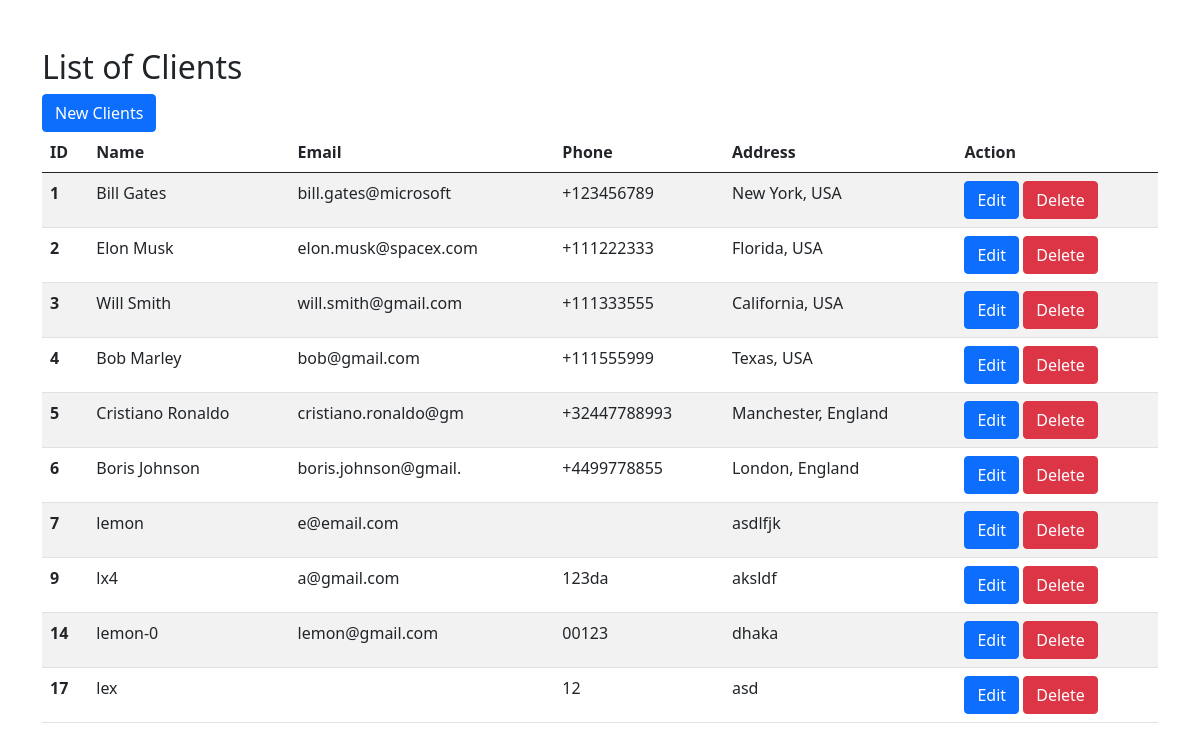
The app's page /crud/myshop/v2/index_v2.php with its own data.
### tables this page shows
CREATE TABLE `clients` (
  `id` int(100) NOT NULL,
  `name` varchar(100) NOT NULL,
  `email` varchar(20) NOT NULL,
  `phone` varchar(14) NOT NULL,
  `address` varchar(100) NOT NULL
);

### crud/myshop/v2/index_v2.php (the view, shortened to what this page needs)
<?php
include_once "connection.php";
?>
<!DOCTYPE html>
<html lang="en">
<head>
    <link href="https://cdn.jsdelivr.net/npm/bootstrap@5.0.2/dist/css/bootstrap.min.css" rel="stylesheet">
</head>
<body>
    <div class="container my-5">
        <h2>List of Clients</h2>
        <a class="btn btn-primary" href="./create_v2.php" role="button">New Clients</a>
    <table class="table table-striped">
  <thead>
    <tr>
      <th scope="col">ID</th>
      <th scope="col">Name</th>
      <th scope="col">Email</th>
      <th scope="col">Phone</th>
      <th scope="col">Address</th>
      <th scope="col">Action</th>
    </tr>
  </thead>
  <tbody>
    <?php
        $sql = "SELECT * FROM clients";
        $result =mysqli_query($conn, $sql);
        while ($row = $result->fetch_assoc()) {
            echo'
            <tr>
            <th scope="row">'. $row["id"].'</th>
            <td>'. $row["name"].'</td>
            <td>'. $row["email"].'</td>
            <td>'. $row["phone"].'</td>
            <td>'. $row["address"].'</td>
            <td>  <a class="btn btn-primary" href="./edit.php?editid='.$row['id'].'" role="button">Edit</a>
              <a class="btn btn-danger" href="./delete.php?deleteid='.$row['id'].'" role="button">Delete</a>
          </td>
          </tr>
            ';
        }
    ?>
  </tbody>
</table>
</div>
</body>
</html>

### records on screen
clients: id "1", name "Bill Gates", email "bill.gates@microsoft", phone "+123456789", address "New York, USA"
clients: id "2", name "Elon Musk", email "elon.musk@spacex.com", phone "+111222333", address "Florida, USA"
clients: id "3", name "Will Smith", email "will.smith@gmail.com", phone "+111333555", address "California, USA"
clients: id "4", name "Bob Marley", email "bob@gmail.com", phone "+111555999", address "Texas, USA"
clients: id "5", name "Cristiano Ronaldo", email "cristiano.ronaldo@gm", phone "+32447788993", address "Manchester, England"
clients: id "6", name "Boris Johnson", email "boris.johnson@gmail.", phone "+4499778855", address "London, England"
clients: id "7", name "lemon", email "e@email.com", address "asdlfjk"
clients: id "9", name "lx4", email "a@gmail.com", phone "123da", address "aksldf"
clients: id "14", name "lemon-0", email "lemon@gmail.com", phone "00123", address "dhaka"
clients: id "17", name "lex", phone "12", address "asd"
